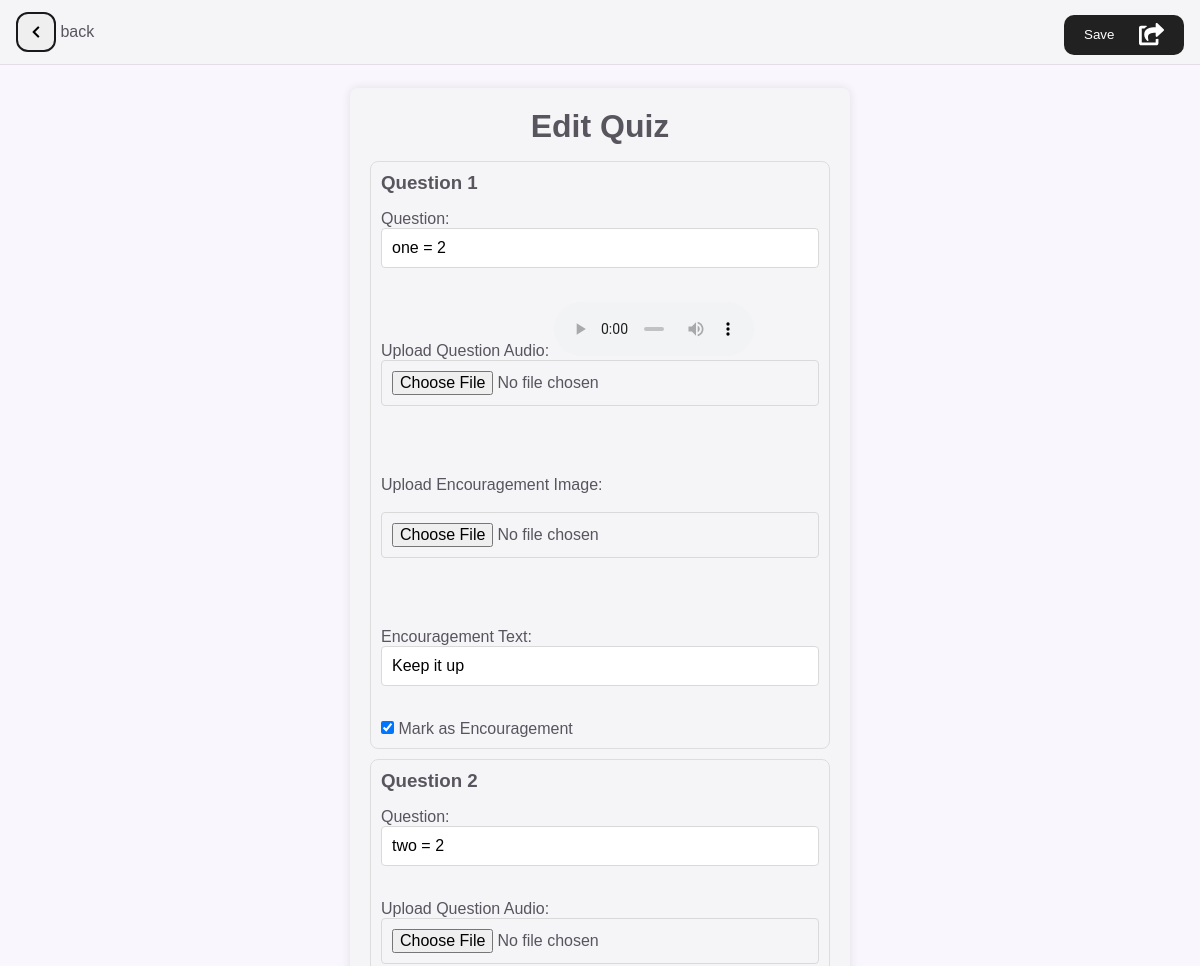
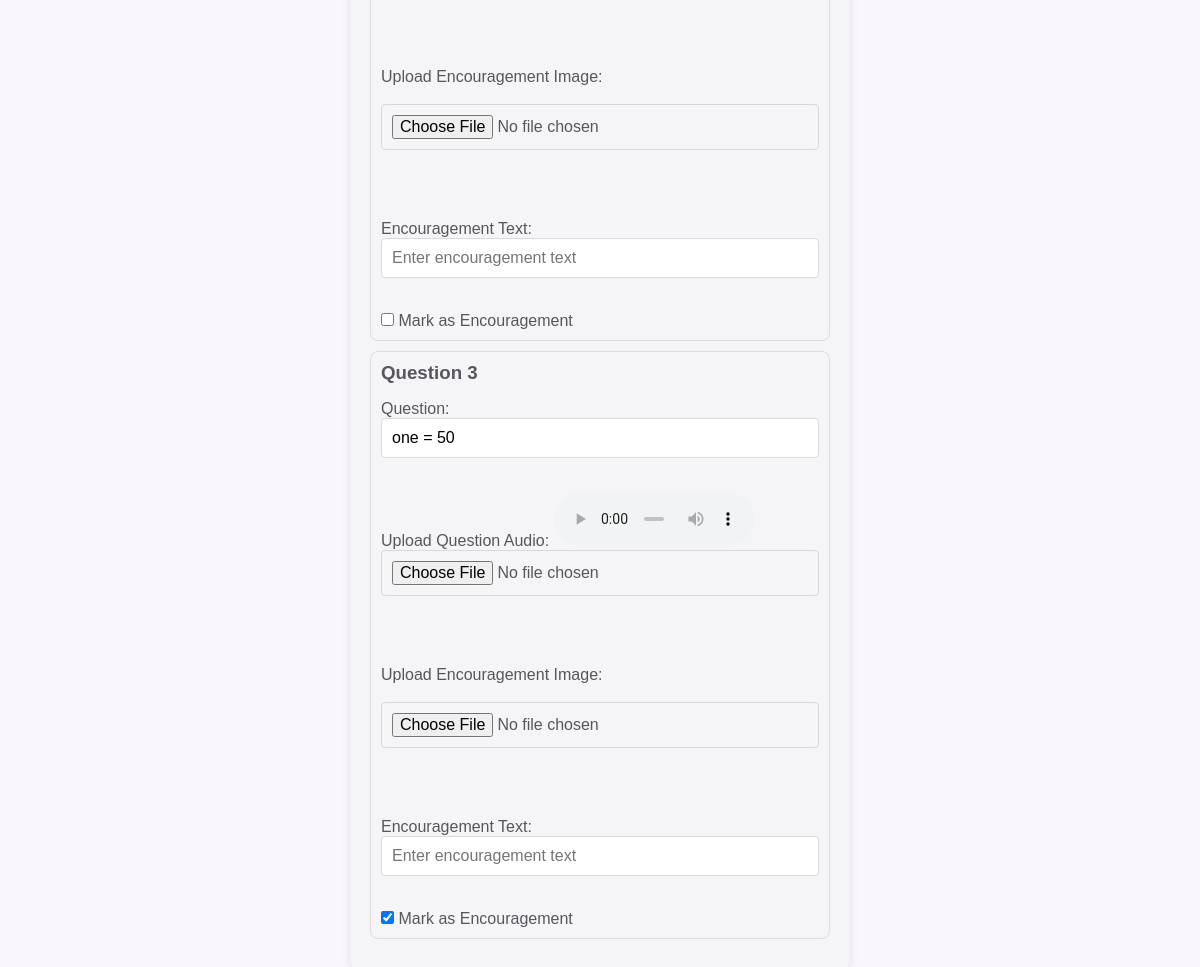
The app's page /edit_lesson/MCQ/update_mcq.php?lesson_id=1 (signed in) with its own data (2 pictures, top to bottom).
### tables this page shows
CREATE TABLE `question` (
  `question_id` int(11) NOT NULL,
  `question_text` text DEFAULT NULL,
  `question_audio` varchar(255) DEFAULT NULL,
  `lesson_id` int(11) DEFAULT NULL
);

CREATE TABLE `words` (
  `word_id` int(11) NOT NULL,
  `word_text` text DEFAULT NULL,
  `is_encouragement` tinyint(4) DEFAULT NULL,
  `img_path` varchar(255) DEFAULT NULL,
  `question_id` int(11) DEFAULT NULL
);

### edit_lesson/MCQ/update_mcq.php (the view, shortened to what this page needs)
<?php
include('../../Teacher_loginValidate.php');
$lesson_id = isset($_GET['lesson_id']) ? $_GET['lesson_id'] : '';
$sql = "SELECT question_id, question_text, question_audio FROM question WHERE lesson_id = ?";
$stmt = $conn->prepare($sql);
$stmt->bind_param("i", $lesson_id);
$stmt->execute();
$result = $stmt->get_result();
?>
<!DOCTYPE html>
<html lang="en">
<head>
    <link rel="stylesheet" href="./css/Edit-Mcq.css">
    <link rel="stylesheet" href="https://cdnjs.cloudflare.com/ajax/libs/font-awesome/5.15.4/css/all.min.css" />
</head>
<body>
    <header class="header">
        <div class="back_btn">
            <a href="#" id="back_btn">
                <button class="backBtn_icon">
                    <i class="fas fa-chevron-left"></i>
                </button>
                back
            </a>
        </div>
        <a href="">
            <button class="Publish_Btn" onclick="saveQuiz(event)">
                Save
            </button>
        </a>
    </header>
    <div class="centralize_form">
        <div class="form_container">
            <h1>Edit Quiz</h1>
            <form id="quizForm" action="./update_mcq_Process.php" method="POST" enctype="multipart/form-data">
                <div id="questionsContainer">
                    <?php
                    if ($result->num_rows > 0) {
                        $question_number = 1;
                        while ($row = $result->fetch_assoc()) {
                            $question_id = $row['question_id'];
                            $question_text = $row['question_text'];
                            $question_audio = $row['question_audio'];
                            $sql_words = "SELECT word_id, word_text, img_path, is_encouragement FROM words WHERE question_id = ?";
                            $stmt_words = $conn->prepare($sql_words);
                            $stmt_words->bind_param("i", $question_id);
                            $stmt_words->execute();
                            $result_words = $stmt_words->get_result();
                            $encouragement_text = '';
                            $encouragement_image = '';
                            $is_encouragement = '';
                            if ($result_words->num_rows > 0) {
                                $word_row = $result_words->fetch_assoc();
                                $encouragement_text = $word_row['word_text'];
                                $encouragement_image = $word_row['img_path'];
                                $is_encouragement = $word_row['is_encouragement'] == 1 ? 'checked' : '';
                            }
                    ?>
                    <div class="question-block" id="questionBlock<?php echo $question_number; ?>">
                        <h3>Question <?php echo $question_number; ?></h3>
                        <label for="question<?php echo $question_number; ?>">Question:</label>
                        <input type="text" id="question<?php echo $question_number; ?>" name="question_text[]" value="<?php echo $question_text; ?>" required><br><br>
                        <label for="questionAudio<?php echo $question_number; ?>">Upload Question Audio:</label>
                        <?php if ($question_audio): ?>
                            <audio controls>
                                <source src="<?php echo "../../".$question_audio; ?>" type="audio/mpeg">
                            </audio>
                        <?php endif; ?>
                        <input type="file" id="questionAudio<?php echo $question_number; ?>" name="question_audio[]" accept="audio/*"><br><br>
                        <br><br>
                        <label for="questionImage<?php echo $question_number; ?>">Upload Encouragement Image:</label>
                        <?php if ($encouragement_image): ?>
                            <img id="imagePreview<?php echo $question_number; ?>" src="<?php echo "../../".$encouragement_image; ?>" alt="Encouragement Image Preview" style="display: block;">
                        <?php else: ?>
                            <img id="imagePreview<?php echo $question_number; ?>" src="" alt="Encouragement Image Preview" style="display: none;">
                        <?php endif; ?><br><br>
                        <input type="file" id="questionImage<?php echo $question_number; ?>" name="question_image[]" accept="image/*" onchange="previewImage(event, 'imagePreview<?php echo $question_number; ?>', 'loader<?php echo $question_number; ?>')"><br><br>
                        <div id="loader<?php echo $question_number; ?>" class="loader" style="display: none;"></div><br><br>
                        <label for="encouragement<?php echo $question_number; ?>">Encouragement Text:</label>
                        <input type="text" id="encouragement<?php echo $question_number; ?>" name="encouragement_text[]" value="<?php echo $encouragement_text; ?>" placeholder="Enter encouragement text"><br><br>
                        <label for="isEncouragement<?php echo $question_number; ?>">
                            <input type="checkbox" id="isEncouragement<?php echo $question_number; ?>" name="is_encouragement[]" <?php echo $is_encouragement; ?>>
                            Mark as Encouragement
                        </label>
                    </div>
                    <?php
                            $question_number++;
                        }
                    } else {
                        echo "No questions found.";
                    }
                    ?>
                </div>
            </form>
        </div>
    </div>
</body>
</html>

### edit_lesson/MCQ/css/Edit-Mcq.css (style rules this page uses)
:root { --header-height: 3.5rem; --body-font: "Poppins", sans-serif; --body-color: #f9f6fd; --container-color: #F5F5F7; --title-color: #19181b; --text-color: #58555e; --btn-fil: #9b9999; --btn-backgrond: #212121; --input-border: #d9d9d9; }
* { margin: 0; padding: 0; box-sizing: border-box; text-decoration: none; }
body { font-family: var(--body-font); background-color: var(--body-color); color: var(--text-color); }
audio { width: 200px; }
.back_btn { color: var(--text-color); }
.back_btn a { color: inherit; }
.back_btn .backBtn_icon { height: 40px; width: 40px; border: 2px solid var(--title-color); border-radius: 12px; }
.header { display: flex; justify-content: space-between; align-items: center; top: 0px; width: 100%; background-color: var(--container-color); box-shadow: 0px 1px 0 rgb(22, 8, 43, .1); padding: 0 1rem; height: 4rem; z-index: var(--z-fixed); }
.Publish_Btn { position: relative; display: flex; align-items: center; justify-content: flex-start; width: 120px; height: 40px; border: none; padding: 0px 20px; background-color: var(--btn-backgrond); color: white; margin-top: 5px; font-weight: 500; cursor: pointer; border-radius: 10px; transition-duration: .3s; }
.Publish_Btn .svg { width: 25px; position: absolute; right: 0; margin-right: 20px; fill: white; transition-duration: .3s; }
.centralize_form { display: flex; justify-content: space-around; margin-top: 2%; }
.form_container { background-color: var(--container-color); padding: 20px; border-radius: 8px; box-shadow: 0 0 10px rgba(0, 0, 0, 0.1); max-width: 500px; width: 100%; display: flex; flex-direction: column; align-items: center; justify-content: center; }
.form_container h1 { margin-bottom: 1rem; }
.form_container input[type="text"], .form_container input[type="file"] { width: 100%; padding: 10px; margin-bottom: 1rem; border: 1px solid var(--input-border); border-radius: 4px; font-size: 1rem; }
.question-block { border: 1px solid #ddd; padding: 10px; margin-bottom: 10px; background-color: var(--container-color); border-radius: 8px; position: relative; }
.question-block h3 { margin-bottom: 1rem; }

### records on screen
question: question_text "one = 2", word_text "Keep it up"
question: question_text "two = 2"
question: question_text "one = 50"
